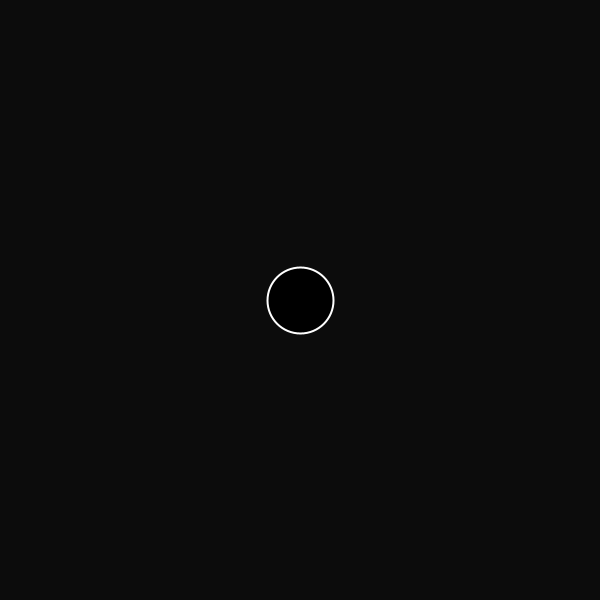
Frame 1 (no input)
Frame 60 (the mouse pressed at the canvas centre just before this capture): identical to frame 1, image omitted
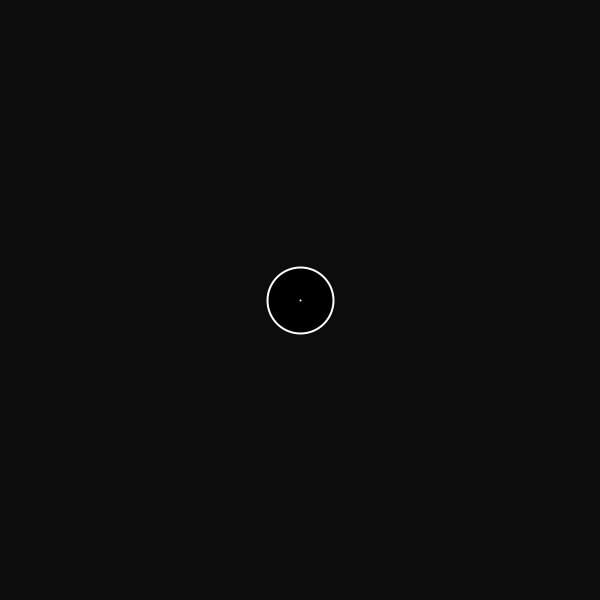
Frame 120 (the mouse held since frame 60 and released just before this capture)

The Processing sketch that drew these frames (run headless with seeded random() and noise(); from frame 60 on, the mouse is pressed at the canvas centre):

// Processing sketch: Assignment03
// ── Assignment03.pde
PVector circleV, betweenV, velocity;
float speed = 0.015;

void setup()
{
	size(600, 600);
	circleV = new PVector(300,300);
	betweenV = new PVector();
	velocity = new PVector();
}

void draw()
{
	background(12,12,12);
	stroke(255);
	fill(0);
	strokeWeight(2f);

	ellipse(circleV.x, circleV.y, 66, 66);
	circleV.add(velocity);

	if(mousePressed == true)
	{
		line(circleV.x, circleV.y, mouseX, mouseY);
		betweenV.x = circleV.x - mouseX;
		betweenV.y = circleV.y - mouseY;
		velocity.x = betweenV.x * speed * -1;
		velocity.y = betweenV.y * speed * -1;
	}

	//Bounce on screen
	if ((circleV.x > width) || (circleV.x < 0))
	{
	    velocity.x = velocity.x * -1;
	}

	if ((circleV.y > height) || (circleV.y < 0))
	{
	    velocity.y = velocity.y * -1;
	}
		    
}
